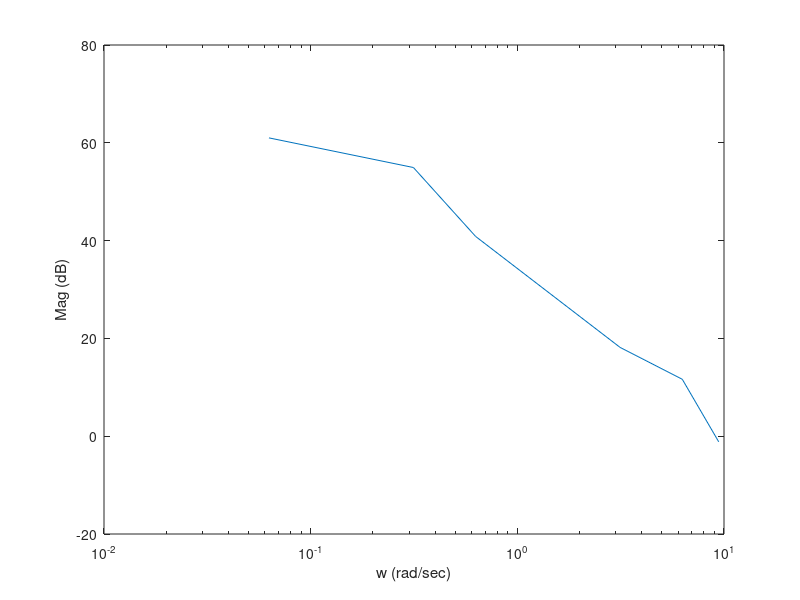
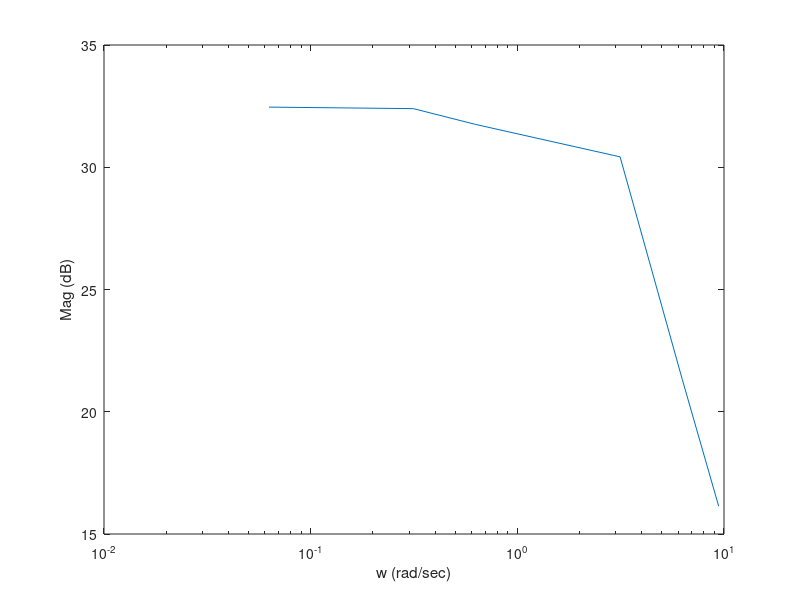

The MATLAB script that drew these images, in order: (Note: this script raises an error after producing the figures.)
% This file should be used to generate the bode plots for the Open Loop 
% Frequency Response Experimental results

clear all;close all;clc;

GpdB = [61.0058 54.9455 40.8525 18.1603 11.64 -1.1386];  % Position vs Input magnitude data in dB  
                                                         % Replace these values with your measured values in dB
                                                         


GvdB = [32.4598 32.3975 31.7514 30.4260 21.3191 16.1355];% Velocity vs Input magnitude data in dB 
                                                         % Replace these values with your measured values in dB
                                                         


f = [0.01, 0.05, 0.1, 0.5, 1, 1.5];                       % Frequency range used in Hz
                                                          % Replace these values with your measured values

w = 2*pi*f;   

figure(1); semilogx(w,GpdB)
xlabel('w (rad/sec)');
ylabel('Mag (dB)');
hold on

figure(2);semilogx(w,GvdB)
xlabel('w (rad/sec)');
ylabel('Mag (dB)');
hold on

f = 0.01:0.01:1;
w = 2*pi*f;  

syms s

Km =115/3;                                             % Supply your value 
tm =1.31;                                              % Supply your value 
Gv = tf([Km],[tm 1])

Gp = tf([Km],[tm 1 0])

figure(1);bodemag(Gp,w,'--r');grid on
legend('Experimental','Simulated')
figure(2);bodemag(Gv,w,'--r');grid on
legend('Experimental','Simulated')
